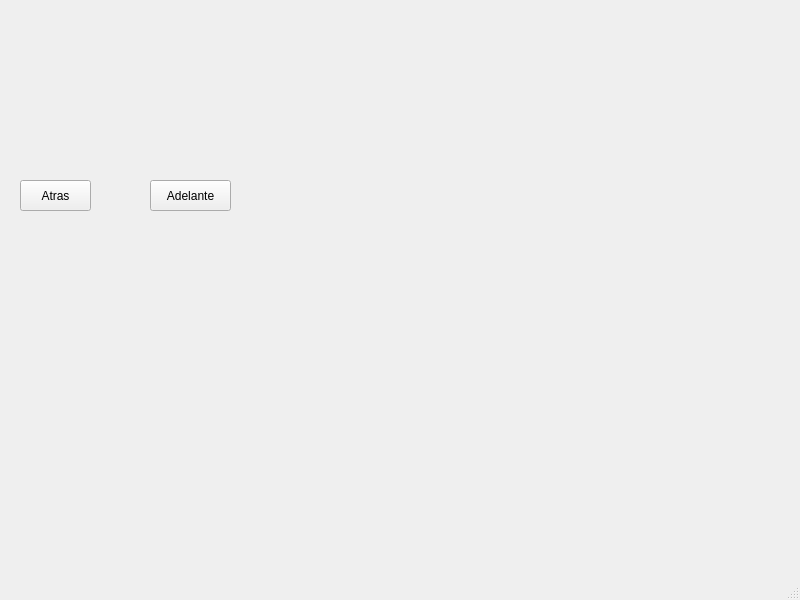
<?xml version="1.0" encoding="UTF-8"?>
<ui version="4.0">
 <class>MainWindow</class>
 <widget class="QMainWindow" name="MainWindow">
  <property name="geometry">
   <rect>
    <x>0</x>
    <y>0</y>
    <width>800</width>
    <height>600</height>
   </rect>
  </property>
  <property name="windowTitle">
   <string>MainWindow</string>
  </property>
  <widget class="QWidget" name="centralwidget">
   <widget class="QLabel" name="Imagen">
    <property name="geometry">
     <rect>
      <x>50</x>
      <y>20</y>
      <width>141</width>
      <height>111</height>
     </rect>
    </property>
    <property name="text">
     <string/>
    </property>
    <property name="pixmap">
     <pixmap resource="recursos.qrc">:/personajes/im4.jpg</pixmap>
    </property>
    <property name="scaledContents">
     <bool>true</bool>
    </property>
   </widget>
   <widget class="QPushButton" name="btn_atras">
    <property name="geometry">
     <rect>
      <x>20</x>
      <y>180</y>
      <width>71</width>
      <height>31</height>
     </rect>
    </property>
    <property name="text">
     <string>Atras</string>
    </property>
   </widget>
   <widget class="QPushButton" name="btn_adelante">
    <property name="geometry">
     <rect>
      <x>150</x>
      <y>180</y>
      <width>81</width>
      <height>31</height>
     </rect>
    </property>
    <property name="text">
     <string>Adelante</string>
    </property>
   </widget>
  </widget>
  <widget class="QMenuBar" name="menubar">
   <property name="geometry">
    <rect>
     <x>0</x>
     <y>0</y>
     <width>800</width>
     <height>18</height>
    </rect>
   </property>
  </widget>
  <widget class="QStatusBar" name="statusbar"/>
 </widget>
 <resources>
  <include location="recursos.qrc"/>
 </resources>
 <connections/>
</ui>
